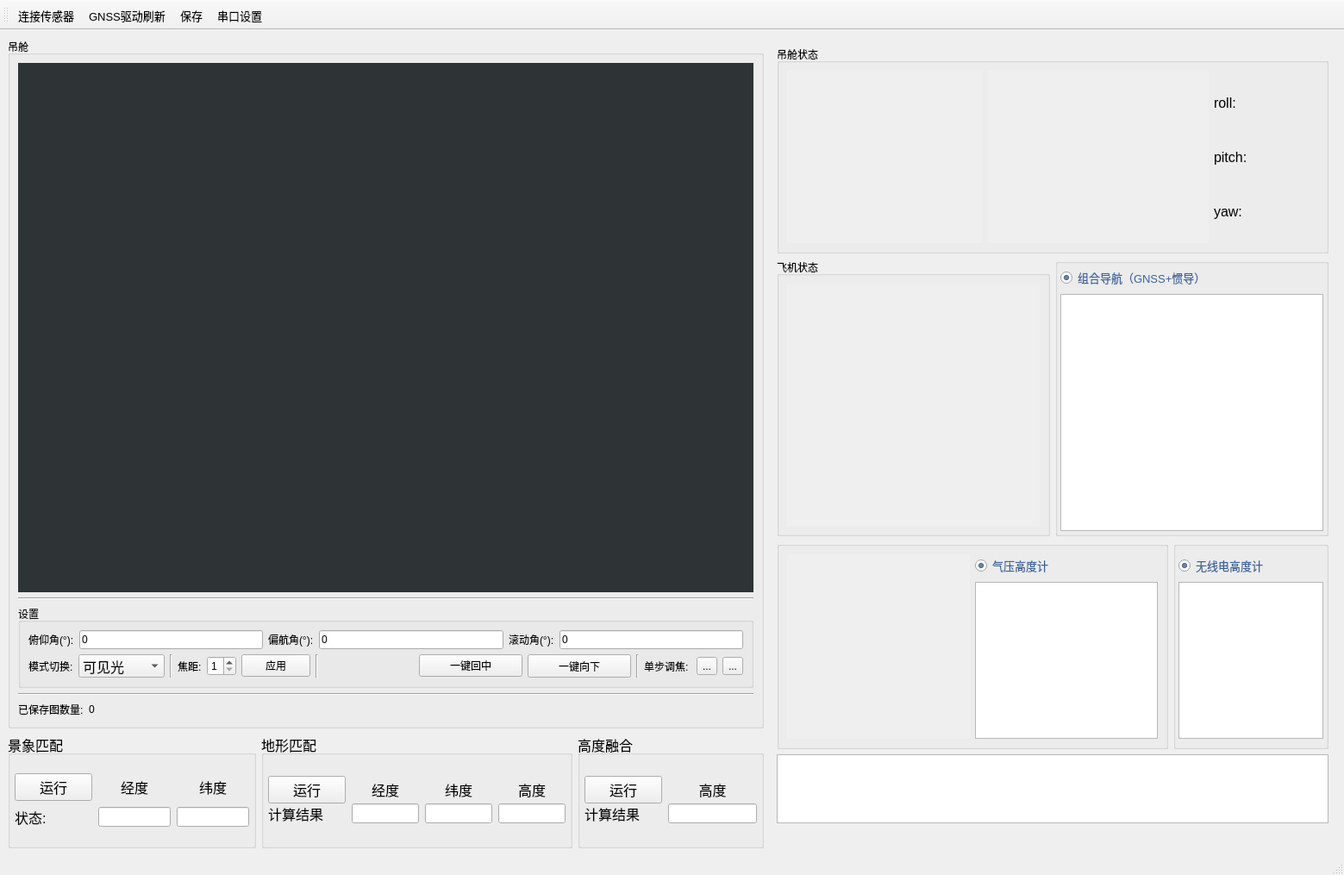
<?xml version="1.0" encoding="UTF-8"?>
<ui version="4.0">
 <class>MainWindow</class>
 <widget class="QMainWindow" name="MainWindow">
  <property name="geometry">
   <rect>
    <x>0</x>
    <y>0</y>
    <width>1559</width>
    <height>1015</height>
   </rect>
  </property>
  <property name="windowTitle">
   <string>机载应用平台管理软件</string>
  </property>
  <property name="windowIcon">
   <iconset resource="../resources/image.qrc">
    <normaloff>:/resources/WindowsQGC.ico</normaloff>:/resources/WindowsQGC.ico</iconset>
  </property>
  <widget class="QWidget" name="centralwidget">
   <layout class="QHBoxLayout" name="horizontalLayout" stretch="4,3">
    <item>
     <layout class="QVBoxLayout" name="verticalLayout" stretch="6,1">
      <item>
       <widget class="QGroupBox" name="groupBox">
        <property name="styleSheet">
         <string notr="true"/>
        </property>
        <property name="title">
         <string>吊舱</string>
        </property>
        <layout class="QVBoxLayout" name="verticalLayout_2" stretch="12,1,0,0,0">
         <item>
          <widget class="QLabel" name="label_display">
           <property name="styleSheet">
            <string notr="true">background-color: rgb(46, 52, 54);</string>
           </property>
           <property name="text">
            <string/>
           </property>
           <property name="margin">
            <number>0</number>
           </property>
          </widget>
         </item>
         <item>
          <widget class="Line" name="line_4">
           <property name="orientation">
            <enum>Qt::Horizontal</enum>
           </property>
          </widget>
         </item>
         <item>
          <widget class="QGroupBox" name="groupBox_10">
           <property name="title">
            <string>设置</string>
           </property>
           <layout class="QVBoxLayout" name="verticalLayout_10">
            <item>
             <layout class="QHBoxLayout" name="horizontalLayout_3">
              <item>
               <widget class="QLabel" name="label">
                <property name="text">
                 <string>俯仰角(°):</string>
                </property>
               </widget>
              </item>
              <item>
               <widget class="QLineEdit" name="lineEdit_pitch">
                <property name="text">
                 <string>0</string>
                </property>
               </widget>
              </item>
              <item>
               <widget class="QLabel" name="label_3">
                <property name="text">
                 <string>偏航角(°):</string>
                </property>
               </widget>
              </item>
              <item>
               <widget class="QLineEdit" name="lineEdit_yaw">
                <property name="text">
                 <string>0</string>
                </property>
               </widget>
              </item>
              <item>
               <widget class="QLabel" name="label_2">
                <property name="text">
                 <string>滚动角(°):</string>
                </property>
               </widget>
              </item>
              <item>
               <widget class="QLineEdit" name="lineEdit_roll">
                <property name="text">
                 <string>0</string>
                </property>
               </widget>
              </item>
             </layout>
            </item>
            <item>
             <layout class="QHBoxLayout" name="horizontalLayout_4">
              <item>
               <widget class="QLabel" name="label_5">
                <property name="text">
                 <string>模式切换:</string>
                </property>
               </widget>
              </item>
              <item>
               <widget class="QComboBox" name="comboBox_camera_mode">
                <property name="sizePolicy">
                 <sizepolicy hsizetype="Preferred" vsizetype="Minimum">
                  <horstretch>0</horstretch>
                  <verstretch>0</verstretch>
                 </sizepolicy>
                </property>
                <property name="minimumSize">
                 <size>
                  <width>100</width>
                  <height>0</height>
                 </size>
                </property>
                <property name="font">
                 <font>
                  <pointsize>12</pointsize>
                 </font>
                </property>
                <item>
                 <property name="text">
                  <string>可见光</string>
                 </property>
                </item>
                <item>
                 <property name="text">
                  <string>红外</string>
                 </property>
                </item>
               </widget>
              </item>
              <item>
               <widget class="Line" name="line_3">
                <property name="orientation">
                 <enum>Qt::Vertical</enum>
                </property>
               </widget>
              </item>
              <item>
               <widget class="QLabel" name="label_4">
                <property name="text">
                 <string>焦距:</string>
                </property>
               </widget>
              </item>
              <item>
               <widget class="QSpinBox" name="spinBox_focus">
                <property name="minimum">
                 <number>1</number>
                </property>
                <property name="maximum">
                 <number>8</number>
                </property>
               </widget>
              </item>
              <item>
               <widget class="QPushButton" name="btn_camera_apply">
                <property name="styleSheet">
                 <string notr="true"/>
                </property>
                <property name="text">
                 <string>应用</string>
                </property>
                <property name="icon">
                 <iconset resource="../resources/image.qrc">
                  <normaloff>:/resources/set.ico</normaloff>:/resources/set.ico</iconset>
                </property>
                <property name="iconSize">
                 <size>
                  <width>25</width>
                  <height>25</height>
                 </size>
                </property>
               </widget>
              </item>
              <item>
               <widget class="Line" name="line_2">
                <property name="orientation">
                 <enum>Qt::Vertical</enum>
                </property>
               </widget>
              </item>
              <item>
               <spacer name="horizontalSpacer">
                <property name="orientation">
                 <enum>Qt::Horizontal</enum>
                </property>
                <property name="sizeHint" stdset="0">
                 <size>
                  <width>40</width>
                  <height>20</height>
                 </size>
                </property>
               </spacer>
              </item>
              <item>
               <widget class="QPushButton" name="btn_center">
                <property name="minimumSize">
                 <size>
                  <width>120</width>
                  <height>0</height>
                 </size>
                </property>
                <property name="text">
                 <string>一键回中</string>
                </property>
                <property name="icon">
                 <iconset resource="../resources/image.qrc">
                  <normaloff>:/resources/FocusCamera.svg</normaloff>:/resources/FocusCamera.svg</iconset>
                </property>
               </widget>
              </item>
              <item>
               <widget class="QPushButton" name="btn_downward">
                <property name="sizePolicy">
                 <sizepolicy hsizetype="Minimum" vsizetype="Preferred">
                  <horstretch>0</horstretch>
                  <verstretch>0</verstretch>
                 </sizepolicy>
                </property>
                <property name="minimumSize">
                 <size>
                  <width>120</width>
                  <height>0</height>
                 </size>
                </property>
                <property name="text">
                 <string>一键向下</string>
                </property>
                <property name="icon">
                 <iconset resource="../resources/image.qrc">
                  <normaloff>:/resources/downward.png</normaloff>:/resources/downward.png</iconset>
                </property>
               </widget>
              </item>
              <item>
               <widget class="Line" name="line">
                <property name="orientation">
                 <enum>Qt::Vertical</enum>
                </property>
               </widget>
              </item>
              <item>
               <widget class="QLabel" name="label_7">
                <property name="text">
                 <string>单步调焦: </string>
                </property>
               </widget>
              </item>
              <item>
               <widget class="QToolButton" name="tBn_zoom_up">
                <property name="text">
                 <string>...</string>
                </property>
                <property name="icon">
                 <iconset resource="../resources/image.qrc">
                  <normaloff>:/resources/up.png</normaloff>:/resources/up.png</iconset>
                </property>
               </widget>
              </item>
              <item>
               <widget class="QToolButton" name="tBn_zoom_down">
                <property name="text">
                 <string>...</string>
                </property>
                <property name="icon">
                 <iconset resource="../resources/image.qrc">
                  <normaloff>:/resources/down.png</normaloff>:/resources/down.png</iconset>
                </property>
               </widget>
              </item>
             </layout>
            </item>
           </layout>
          </widget>
         </item>
         <item>
          <widget class="Line" name="line_5">
           <property name="orientation">
            <enum>Qt::Horizontal</enum>
           </property>
          </widget>
         </item>
         <item>
          <layout class="QHBoxLayout" name="horizontalLayout_6">
           <item>
            <widget class="QLabel" name="label_6">
             <property name="text">
              <string>已保存图数量:</string>
             </property>
            </widget>
           </item>
           <item>
            <widget class="QLabel" name="label_image_num">
             <property name="text">
              <string>0</string>
             </property>
            </widget>
           </item>
           <item>
            <spacer name="horizontalSpacer_2">
             <property name="orientation">
              <enum>Qt::Horizontal</enum>
             </property>
             <property name="sizeHint" stdset="0">
              <size>
               <width>40</width>
               <height>20</height>
              </size>
             </property>
            </spacer>
           </item>
          </layout>
         </item>
        </layout>
       </widget>
      </item>
      <item>
       <layout class="QHBoxLayout" name="horizontalLayout_7" stretch="4,5,3">
        <item>
         <widget class="QGroupBox" name="groupBox_5">
          <property name="font">
           <font>
            <pointsize>12</pointsize>
           </font>
          </property>
          <property name="title">
           <string>景象匹配</string>
          </property>
          <layout class="QVBoxLayout" name="verticalLayout_4">
           <property name="spacing">
            <number>7</number>
           </property>
           <property name="leftMargin">
            <number>5</number>
           </property>
           <property name="rightMargin">
            <number>5</number>
           </property>
           <item>
            <layout class="QHBoxLayout" name="horizontalLayout_15">
             <property name="spacing">
              <number>0</number>
             </property>
             <item>
              <layout class="QGridLayout" name="gridLayout_4">
               <property name="spacing">
                <number>7</number>
               </property>
               <item row="1" column="0">
                <widget class="QLabel" name="label_8">
                 <property name="text">
                  <string>状态:</string>
                 </property>
                </widget>
               </item>
               <item row="1" column="2">
                <widget class="QLineEdit" name="edit_latitude_scene">
                 <property name="font">
                  <font>
                   <pointsize>10</pointsize>
                  </font>
                 </property>
                 <property name="readOnly">
                  <bool>true</bool>
                 </property>
                </widget>
               </item>
               <item row="0" column="0">
                <widget class="QPushButton" name="btn_scene_matching">
                 <property name="minimumSize">
                  <size>
                   <width>90</width>
                   <height>0</height>
                  </size>
                 </property>
                 <property name="maximumSize">
                  <size>
                   <width>100</width>
                   <height>16777215</height>
                  </size>
                 </property>
                 <property name="text">
                  <string>运行</string>
                 </property>
                 <property name="icon">
                  <iconset resource="../resources/image.qrc">
                   <normaloff>:/resources/Image.png</normaloff>:/resources/Image.png</iconset>
                 </property>
                 <property name="iconSize">
                  <size>
                   <width>32</width>
                   <height>32</height>
                  </size>
                 </property>
                </widget>
               </item>
               <item row="0" column="1">
                <widget class="QLabel" name="label_9">
                 <property name="text">
                  <string>经度</string>
                 </property>
                 <property name="alignment">
                  <set>Qt::AlignCenter</set>
                 </property>
                </widget>
               </item>
               <item row="0" column="2">
                <widget class="QLabel" name="label_11">
                 <property name="text">
                  <string>纬度</string>
                 </property>
                 <property name="alignment">
                  <set>Qt::AlignCenter</set>
                 </property>
                </widget>
               </item>
               <item row="1" column="1">
                <widget class="QLineEdit" name="edit_longitude_scene">
                 <property name="font">
                  <font>
                   <pointsize>10</pointsize>
                  </font>
                 </property>
                 <property name="readOnly">
                  <bool>true</bool>
                 </property>
                </widget>
               </item>
              </layout>
             </item>
            </layout>
           </item>
          </layout>
         </widget>
        </item>
        <item>
         <widget class="QGroupBox" name="groupBox_6">
          <property name="font">
           <font>
            <pointsize>12</pointsize>
           </font>
          </property>
          <property name="title">
           <string>地形匹配</string>
          </property>
          <layout class="QVBoxLayout" name="verticalLayout_8">
           <property name="leftMargin">
            <number>5</number>
           </property>
           <property name="rightMargin">
            <number>5</number>
           </property>
           <item>
            <layout class="QHBoxLayout" name="horizontalLayout_16">
             <property name="spacing">
              <number>0</number>
             </property>
             <item>
              <layout class="QGridLayout" name="gridLayout_3">
               <property name="horizontalSpacing">
                <number>7</number>
               </property>
               <item row="1" column="2">
                <widget class="QLineEdit" name="edit_latitude_terrain">
                 <property name="enabled">
                  <bool>true</bool>
                 </property>
                 <property name="sizePolicy">
                  <sizepolicy hsizetype="Expanding" vsizetype="Fixed">
                   <horstretch>0</horstretch>
                   <verstretch>0</verstretch>
                  </sizepolicy>
                 </property>
                 <property name="font">
                  <font>
                   <pointsize>10</pointsize>
                  </font>
                 </property>
                 <property name="readOnly">
                  <bool>true</bool>
                 </property>
                </widget>
               </item>
               <item row="1" column="0">
                <widget class="QLabel" name="label_13">
                 <property name="text">
                  <string>计算结果</string>
                 </property>
                </widget>
               </item>
               <item row="0" column="0">
                <widget class="QPushButton" name="btn_terrain_matching">
                 <property name="minimumSize">
                  <size>
                   <width>90</width>
                   <height>0</height>
                  </size>
                 </property>
                 <property name="maximumSize">
                  <size>
                   <width>100</width>
                   <height>16777215</height>
                  </size>
                 </property>
                 <property name="text">
                  <string>运行</string>
                 </property>
                 <property name="icon">
                  <iconset resource="../resources/image.qrc">
                   <normaloff>:/resources/Grid.png</normaloff>:/resources/Grid.png</iconset>
                 </property>
                 <property name="iconSize">
                  <size>
                   <width>32</width>
                   <height>32</height>
                  </size>
                 </property>
                 <property name="checkable">
                  <bool>true</bool>
                 </property>
                </widget>
               </item>
               <item row="1" column="1">
                <widget class="QLineEdit" name="edit_longitude_terrain">
                 <property name="enabled">
                  <bool>true</bool>
                 </property>
                 <property name="sizePolicy">
                  <sizepolicy hsizetype="Expanding" vsizetype="Fixed">
                   <horstretch>0</horstretch>
                   <verstretch>0</verstretch>
                  </sizepolicy>
                 </property>
                 <property name="font">
                  <font>
                   <pointsize>10</pointsize>
                  </font>
                 </property>
                 <property name="readOnly">
                  <bool>true</bool>
                 </property>
                </widget>
               </item>
               <item row="0" column="1">
                <widget class="QLabel" name="label_15">
                 <property name="text">
                  <string>经度</string>
                 </property>
                 <property name="alignment">
                  <set>Qt::AlignCenter</set>
                 </property>
                </widget>
               </item>
               <item row="0" column="2">
                <widget class="QLabel" name="label_16">
                 <property name="text">
                  <string>纬度</string>
                 </property>
                 <property name="alignment">
                  <set>Qt::AlignCenter</set>
                 </property>
                </widget>
               </item>
               <item row="0" column="3">
                <widget class="QLabel" name="label_19">
                 <property name="layoutDirection">
                  <enum>Qt::LeftToRight</enum>
                 </property>
                 <property name="text">
                  <string>高度</string>
                 </property>
                 <property name="alignment">
                  <set>Qt::AlignCenter</set>
                 </property>
                </widget>
               </item>
               <item row="1" column="3">
                <widget class="QLineEdit" name="edit_height_terrain">
                 <property name="font">
                  <font>
                   <pointsize>10</pointsize>
                  </font>
                 </property>
                 <property name="readOnly">
                  <bool>true</bool>
                 </property>
                </widget>
               </item>
              </layout>
             </item>
            </layout>
           </item>
          </layout>
         </widget>
        </item>
        <item>
         <widget class="QGroupBox" name="groupBox_7">
          <property name="font">
           <font>
            <pointsize>12</pointsize>
           </font>
          </property>
          <property name="title">
           <string>高度融合</string>
          </property>
          <layout class="QVBoxLayout" name="verticalLayout_9">
           <property name="leftMargin">
            <number>5</number>
           </property>
           <property name="rightMargin">
            <number>5</number>
           </property>
           <item>
            <layout class="QHBoxLayout" name="horizontalLayout_17">
             <property name="spacing">
              <number>0</number>
             </property>
             <item>
              <layout class="QGridLayout" name="gridLayout_5">
               <property name="horizontalSpacing">
                <number>7</number>
               </property>
               <item row="0" column="1">
                <widget class="QLabel" name="label_18">
                 <property name="text">
                  <string>高度</string>
                 </property>
                 <property name="alignment">
                  <set>Qt::AlignCenter</set>
                 </property>
                </widget>
               </item>
               <item row="1" column="1">
                <widget class="QLineEdit" name="edit_height">
                 <property name="enabled">
                  <bool>true</bool>
                 </property>
                 <property name="sizePolicy">
                  <sizepolicy hsizetype="Expanding" vsizetype="Fixed">
                   <horstretch>0</horstretch>
                   <verstretch>0</verstretch>
                  </sizepolicy>
                 </property>
                 <property name="font">
                  <font>
                   <pointsize>10</pointsize>
                  </font>
                 </property>
                 <property name="readOnly">
                  <bool>true</bool>
                 </property>
                </widget>
               </item>
               <item row="1" column="0">
                <widget class="QLabel" name="label_17">
                 <property name="text">
                  <string>计算结果</string>
                 </property>
                </widget>
               </item>
               <item row="0" column="0">
                <widget class="QPushButton" name="btn_high_fusion">
                 <property name="minimumSize">
                  <size>
                   <width>90</width>
                   <height>0</height>
                  </size>
                 </property>
                 <property name="maximumSize">
                  <size>
                   <width>100</width>
                   <height>16777215</height>
                  </size>
                 </property>
                 <property name="text">
                  <string>运行</string>
                 </property>
                 <property name="icon">
                  <iconset resource="../resources/image.qrc">
                   <normaloff>:/resources/height.png</normaloff>:/resources/height.png</iconset>
                 </property>
                 <property name="iconSize">
                  <size>
                   <width>32</width>
                   <height>32</height>
                  </size>
                 </property>
                 <property name="checkable">
                  <bool>true</bool>
                 </property>
                </widget>
               </item>
              </layout>
             </item>
            </layout>
           </item>
          </layout>
         </widget>
        </item>
       </layout>
      </item>
     </layout>
    </item>
    <item>
     <widget class="QWidget" name="VWidget" native="true">
      <property name="minimumSize">
       <size>
        <width>0</width>
        <height>0</height>
       </size>
      </property>
      <property name="maximumSize">
       <size>
        <width>16777215</width>
        <height>16777215</height>
       </size>
      </property>
      <layout class="QVBoxLayout" name="verticalLayout_3" stretch="3,4,3,1,0">
       <property name="bottomMargin">
        <number>3</number>
       </property>
       <item>
        <widget class="QGroupBox" name="groupBox_9">
         <property name="sizePolicy">
          <sizepolicy hsizetype="Preferred" vsizetype="Preferred">
           <horstretch>0</horstretch>
           <verstretch>0</verstretch>
          </sizepolicy>
         </property>
         <property name="styleSheet">
          <string notr="true"/>
         </property>
         <property name="title">
          <string>吊舱状态</string>
         </property>
         <property name="checkable">
          <bool>false</bool>
         </property>
         <layout class="QHBoxLayout" name="horizontalLayout_12">
          <item>
           <layout class="QHBoxLayout" name="horizontalLayout_10">
            <item>
             <widget class="qfi_HI" name="graphicsHI">
              <property name="enabled">
               <bool>false</bool>
              </property>
              <property name="minimumSize">
               <size>
                <width>0</width>
                <height>0</height>
               </size>
              </property>
              <property name="maximumSize">
               <size>
                <width>16777215</width>
                <height>16777215</height>
               </size>
              </property>
              <property name="frameShape">
               <enum>QFrame::NoFrame</enum>
              </property>
              <property name="verticalScrollBarPolicy">
               <enum>Qt::ScrollBarAlwaysOff</enum>
              </property>
              <property name="horizontalScrollBarPolicy">
               <enum>Qt::ScrollBarAlwaysOff</enum>
              </property>
              <property name="sizeAdjustPolicy">
               <enum>QAbstractScrollArea::AdjustToContents</enum>
              </property>
              <property name="interactive">
               <bool>true</bool>
              </property>
             </widget>
            </item>
            <item>
             <widget class="qfi_AI" name="graphicsAI">
              <property name="enabled">
               <bool>false</bool>
              </property>
              <property name="minimumSize">
               <size>
                <width>0</width>
                <height>0</height>
               </size>
              </property>
              <property name="maximumSize">
               <size>
                <width>16777215</width>
                <height>16777215</height>
               </size>
              </property>
              <property name="frameShape">
               <enum>QFrame::NoFrame</enum>
              </property>
              <property name="verticalScrollBarPolicy">
               <enum>Qt::ScrollBarAlwaysOff</enum>
              </property>
              <property name="horizontalScrollBarPolicy">
               <enum>Qt::ScrollBarAlwaysOff</enum>
              </property>
              <property name="interactive">
               <bool>false</bool>
              </property>
             </widget>
            </item>
           </layout>
          </item>
          <item>
           <layout class="QGridLayout" name="gridLayout_2" columnstretch="1,2">
            <property name="topMargin">
             <number>0</number>
            </property>
            <item row="0" column="1">
             <widget class="QLabel" name="label_roll">
              <property name="minimumSize">
               <size>
                <width>50</width>
                <height>0</height>
               </size>
              </property>
              <property name="maximumSize">
               <size>
                <width>50</width>
                <height>16777215</height>
               </size>
              </property>
              <property name="font">
               <font>
                <pointsize>12</pointsize>
                <weight>75</weight>
                <bold>true</bold>
               </font>
              </property>
              <property name="text">
               <string/>
              </property>
             </widget>
            </item>
            <item row="0" column="0">
             <widget class="QLabel" name="label_10">
              <property name="minimumSize">
               <size>
                <width>65</width>
                <height>40</height>
               </size>
              </property>
              <property name="maximumSize">
               <size>
                <width>65</width>
                <height>40</height>
               </size>
              </property>
              <property name="font">
               <font>
                <pointsize>12</pointsize>
               </font>
              </property>
              <property name="styleSheet">
               <string notr="true"/>
              </property>
              <property name="text">
               <string>roll:</string>
              </property>
             </widget>
            </item>
            <item row="1" column="1">
             <widget class="QLabel" name="label_pitch">
              <property name="minimumSize">
               <size>
                <width>50</width>
                <height>0</height>
               </size>
              </property>
              <property name="maximumSize">
               <size>
                <width>50</width>
                <height>16777215</height>
               </size>
              </property>
              <property name="font">
               <font>
                <pointsize>12</pointsize>
                <weight>75</weight>
                <bold>true</bold>
               </font>
              </property>
              <property name="text">
               <string/>
              </property>
             </widget>
            </item>
            <item row="1" column="0">
             <widget class="QLabel" name="label_12">
              <property name="minimumSize">
               <size>
                <width>65</width>
                <height>40</height>
               </size>
              </property>
              <property name="maximumSize">
               <size>
                <width>65</width>
                <height>40</height>
               </size>
              </property>
              <property name="font">
               <font>
                <pointsize>12</pointsize>
               </font>
              </property>
              <property name="styleSheet">
               <string notr="true"/>
              </property>
              <property name="text">
               <string>pitch:</string>
              </property>
             </widget>
            </item>
            <item row="2" column="0">
             <widget class="QLabel" name="label_14">
              <property name="minimumSize">
               <size>
                <width>65</width>
                <height>40</height>
               </size>
              </property>
              <property name="maximumSize">
               <size>
                <width>65</width>
                <height>40</height>
               </size>
              </property>
              <property name="font">
               <font>
                <pointsize>12</pointsize>
               </font>
              </property>
              <property name="styleSheet">
               <string notr="true"/>
              </property>
              <property name="text">
               <string>yaw:</string>
              </property>
             </widget>
            </item>
            <item row="2" column="1">
             <widget class="QLabel" name="label_yaw">
              <property name="minimumSize">
               <size>
                <width>50</width>
                <height>0</height>
               </size>
              </property>
              <property name="maximumSize">
               <size>
                <width>50</width>
                <height>16777215</height>
               </size>
              </property>
              <property name="font">
               <font>
                <pointsize>12</pointsize>
                <weight>75</weight>
                <bold>true</bold>
               </font>
              </property>
              <property name="text">
               <string/>
              </property>
             </widget>
            </item>
           </layout>
          </item>
         </layout>
        </widget>
       </item>
       <item>
        <layout class="QHBoxLayout" name="horizontalLayout_11" stretch="0,0">
         <item>
          <widget class="QGroupBox" name="groupBox_8">
           <property name="sizePolicy">
            <sizepolicy hsizetype="Minimum" vsizetype="Preferred">
             <horstretch>0</horstretch>
             <verstretch>0</verstretch>
            </sizepolicy>
           </property>
           <property name="layoutDirection">
            <enum>Qt::LeftToRight</enum>
           </property>
           <property name="title">
            <string>飞机状态</string>
           </property>
           <layout class="QHBoxLayout" name="horizontalLayout_8">
            <item>
             <layout class="QHBoxLayout" name="horizontalLayout_13">
              <item>
               <widget class="qfi_EADI" name="graphicsEADI">
                <property name="enabled">
                 <bool>false</bool>
                </property>
                <property name="sizePolicy">
                 <sizepolicy hsizetype="Expanding" vsizetype="Expanding">
                  <horstretch>1</horstretch>
                  <verstretch>1</verstretch>
                 </sizepolicy>
                </property>
                <property name="minimumSize">
                 <size>
                  <width>250</width>
                  <height>250</height>
                 </size>
                </property>
                <property name="maximumSize">
                 <size>
                  <width>300</width>
                  <height>300</height>
                 </size>
                </property>
                <property name="layoutDirection">
                 <enum>Qt::LeftToRight</enum>
                </property>
                <property name="frameShape">
                 <enum>QFrame::NoFrame</enum>
                </property>
                <property name="verticalScrollBarPolicy">
                 <enum>Qt::ScrollBarAlwaysOff</enum>
                </property>
                <property name="horizontalScrollBarPolicy">
                 <enum>Qt::ScrollBarAlwaysOff</enum>
                </property>
                <property name="sizeAdjustPolicy">
                 <enum>QAbstractScrollArea::AdjustIgnored</enum>
                </property>
                <property name="interactive">
                 <bool>false</bool>
                </property>
               </widget>
              </item>
             </layout>
            </item>
           </layout>
          </widget>
         </item>
         <item>
          <widget class="QGroupBox" name="groupBox_4">
           <property name="sizePolicy">
            <sizepolicy hsizetype="Expanding" vsizetype="Preferred">
             <horstretch>0</horstretch>
             <verstretch>0</verstretch>
            </sizepolicy>
           </property>
           <property name="styleSheet">
            <string notr="true"/>
           </property>
           <property name="title">
            <string/>
           </property>
           <layout class="QVBoxLayout" name="verticalLayout_5">
            <property name="leftMargin">
             <number>3</number>
            </property>
            <property name="topMargin">
             <number>3</number>
            </property>
            <property name="rightMargin">
             <number>3</number>
            </property>
            <property name="bottomMargin">
             <number>3</number>
            </property>
            <item>
             <widget class="QRadioButton" name="rBtn_GNSS">
              <property name="font">
               <font>
                <pointsize>10</pointsize>
               </font>
              </property>
              <property name="styleSheet">
               <string notr="true">color: rgb(56, 99, 154);</string>
              </property>
              <property name="text">
               <string>组合导航（GNSS+惯导）</string>
              </property>
              <property name="checked">
               <bool>true</bool>
              </property>
             </widget>
            </item>
            <item>
             <widget class="QPlainTextEdit" name="plainTextEdit_GNSS">
              <property name="readOnly">
               <bool>true</bool>
              </property>
             </widget>
            </item>
           </layout>
          </widget>
         </item>
        </layout>
       </item>
       <item>
        <layout class="QHBoxLayout" name="horizontalLayout_5">
         <item>
          <widget class="QGroupBox" name="groupBox_3">
           <property name="styleSheet">
            <string notr="true"/>
           </property>
           <layout class="QHBoxLayout" name="horizontalLayout_14" stretch="1,1">
            <item>
             <layout class="QHBoxLayout" name="horizontalLayout_9" stretch="3">
              <item>
               <widget class="qfi_ALT" name="graphicsALT">
                <property name="enabled">
                 <bool>false</bool>
                </property>
                <property name="minimumSize">
                 <size>
                  <width>0</width>
                  <height>0</height>
                 </size>
                </property>
                <property name="maximumSize">
                 <size>
                  <width>16777215</width>
                  <height>16777215</height>
                 </size>
                </property>
                <property name="frameShape">
                 <enum>QFrame::NoFrame</enum>
                </property>
                <property name="verticalScrollBarPolicy">
                 <enum>Qt::ScrollBarAlwaysOff</enum>
                </property>
                <property name="horizontalScrollBarPolicy">
                 <enum>Qt::ScrollBarAlwaysOff</enum>
                </property>
                <property name="interactive">
                 <bool>false</bool>
                </property>
               </widget>
              </item>
             </layout>
            </item>
            <item>
             <layout class="QVBoxLayout" name="verticalLayout_7">
              <item>
               <widget class="QRadioButton" name="rBtn_barometric_altimeter">
                <property name="font">
                 <font>
                  <pointsize>10</pointsize>
                 </font>
                </property>
                <property name="layoutDirection">
                 <enum>Qt::LeftToRight</enum>
                </property>
                <property name="styleSheet">
                 <string notr="true">color: rgb(56, 99, 154);</string>
                </property>
                <property name="text">
                 <string>气压高度计</string>
                </property>
                <property name="checked">
                 <bool>true</bool>
                </property>
               </widget>
              </item>
              <item>
               <widget class="QPlainTextEdit" name="plainTextEdit_barometric_altimeter">
                <property name="readOnly">
                 <bool>true</bool>
                </property>
               </widget>
              </item>
             </layout>
            </item>
           </layout>
          </widget>
         </item>
         <item>
          <widget class="QGroupBox" name="groupBox_2">
           <layout class="QVBoxLayout" name="verticalLayout_6">
            <property name="leftMargin">
             <number>3</number>
            </property>
            <property name="rightMargin">
             <number>3</number>
            </property>
            <item>
             <widget class="QRadioButton" name="rBtn_radio_altimeter">
              <property name="font">
               <font>
                <pointsize>10</pointsize>
               </font>
              </property>
              <property name="styleSheet">
               <string notr="true">color: rgb(56, 99, 154);</string>
              </property>
              <property name="text">
               <string>无线电高度计</string>
              </property>
              <property name="checked">
               <bool>true</bool>
              </property>
             </widget>
            </item>
            <item>
             <widget class="QPlainTextEdit" name="plainTextEdit_radio_altimeter">
              <property name="readOnly">
               <bool>true</bool>
              </property>
             </widget>
            </item>
           </layout>
          </widget>
         </item>
        </layout>
       </item>
       <item>
        <widget class="QPlainTextEdit" name="plainTextEdit_status">
         <property name="readOnly">
          <bool>true</bool>
         </property>
        </widget>
       </item>
       <item>
        <layout class="QHBoxLayout" name="horizontalLayout_2">
         <item>
          <spacer name="horizontalSpacer_3">
           <property name="orientation">
            <enum>Qt::Horizontal</enum>
           </property>
           <property name="sizeHint" stdset="0">
            <size>
             <width>40</width>
             <height>20</height>
            </size>
           </property>
          </spacer>
         </item>
         <item>
          <widget class="QLabel" name="label_time">
           <property name="layoutDirection">
            <enum>Qt::RightToLeft</enum>
           </property>
           <property name="text">
            <string/>
           </property>
          </widget>
         </item>
        </layout>
       </item>
      </layout>
     </widget>
    </item>
   </layout>
  </widget>
  <widget class="QMenuBar" name="menubar">
   <property name="geometry">
    <rect>
     <x>0</x>
     <y>0</y>
     <width>1559</width>
     <height>31</height>
    </rect>
   </property>
  </widget>
  <widget class="QStatusBar" name="statusbar"/>
  <widget class="QToolBar" name="toolBar">
   <property name="font">
    <font>
     <pointsize>10</pointsize>
    </font>
   </property>
   <property name="windowTitle">
    <string>toolBar</string>
   </property>
   <property name="styleSheet">
    <string notr="true"/>
   </property>
   <property name="iconSize">
    <size>
     <width>32</width>
     <height>32</height>
    </size>
   </property>
   <property name="toolButtonStyle">
    <enum>Qt::ToolButtonTextUnderIcon</enum>
   </property>
   <attribute name="toolBarArea">
    <enum>TopToolBarArea</enum>
   </attribute>
   <attribute name="toolBarBreak">
    <bool>false</bool>
   </attribute>
   <addaction name="action_connect"/>
   <addaction name="action_GNSS_reload"/>
   <addaction name="action_save"/>
   <addaction name="action_serial_setting"/>
  </widget>
  <action name="action_connect">
   <property name="checkable">
    <bool>true</bool>
   </property>
   <property name="icon">
    <iconset resource="../resources/image.qrc">
     <normaloff>:/resources/line.png</normaloff>:/resources/line.png</iconset>
   </property>
   <property name="text">
    <string>连接传感器</string>
   </property>
   <property name="toolTip">
    <string>连接</string>
   </property>
  </action>
  <action name="action_open">
   <property name="icon">
    <iconset resource="../resources/image.qrc">
     <normaloff>:/resources/OpenFile.svg</normaloff>:/resources/OpenFile.svg</iconset>
   </property>
   <property name="text">
    <string>回放</string>
   </property>
   <property name="toolTip">
    <string>数据回放</string>
   </property>
  </action>
  <action name="action_GNSS_reload">
   <property name="icon">
    <iconset resource="../resources/image.qrc">
     <normaloff>:/resources/reload.png</normaloff>:/resources/reload.png</iconset>
   </property>
   <property name="text">
    <string>GNSS驱动刷新</string>
   </property>
   <property name="toolTip">
    <string>重新运行GNSS驱动</string>
   </property>
  </action>
  <action name="action_save">
   <property name="checkable">
    <bool>true</bool>
   </property>
   <property name="checked">
    <bool>false</bool>
   </property>
   <property name="icon">
    <iconset resource="../resources/image.qrc">
     <normaloff>:/resources/download.png</normaloff>:/resources/download.png</iconset>
   </property>
   <property name="text">
    <string>保存</string>
   </property>
   <property name="toolTip">
    <string>保存传感器信息</string>
   </property>
  </action>
  <action name="action_play">
   <property name="checkable">
    <bool>true</bool>
   </property>
   <property name="icon">
    <iconset resource="../resources/image.qrc">
     <normaloff>:/resources/play.png</normaloff>:/resources/play.png</iconset>
   </property>
   <property name="text">
    <string>播放</string>
   </property>
   <property name="toolTip">
    <string>播放</string>
   </property>
  </action>
  <action name="action_serial_setting">
   <property name="icon">
    <iconset resource="../resources/image.qrc">
     <normaloff>:/resources/setting.png</normaloff>:/resources/setting.png</iconset>
   </property>
   <property name="text">
    <string>串口设置</string>
   </property>
   <property name="toolTip">
    <string>串口设置</string>
   </property>
  </action>
 </widget>
 <customwidgets>
  <customwidget>
   <class>qfi_EADI</class>
   <extends>QGraphicsView</extends>
   <header>qfi/qfi_EADI.h</header>
  </customwidget>
  <customwidget>
   <class>qfi_AI</class>
   <extends>QGraphicsView</extends>
   <header>qfi/qfi_AI.h</header>
  </customwidget>
  <customwidget>
   <class>qfi_HI</class>
   <extends>QGraphicsView</extends>
   <header>qfi/qfi_HI.h</header>
  </customwidget>
  <customwidget>
   <class>qfi_ALT</class>
   <extends>QGraphicsView</extends>
   <header>qfi/qfi_ALT.h</header>
  </customwidget>
 </customwidgets>
 <resources>
  <include location="../resources/image.qrc"/>
 </resources>
 <connections/>
</ui>
